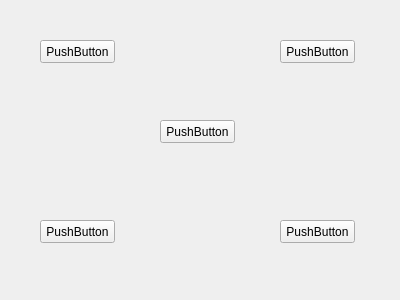
<?xml version="1.0" encoding="UTF-8"?>
<ui version="4.0">
 <class>testwidget</class>
 <widget class="QWidget" name="testwidget">
  <property name="geometry">
   <rect>
    <x>0</x>
    <y>0</y>
    <width>400</width>
    <height>300</height>
   </rect>
  </property>
  <property name="windowTitle">
   <string>Form</string>
  </property>
  <widget class="QPushButton" name="pushButton">
   <property name="geometry">
    <rect>
     <x>40</x>
     <y>40</y>
     <width>75</width>
     <height>23</height>
    </rect>
   </property>
   <property name="text">
    <string>PushButton</string>
   </property>
  </widget>
  <widget class="QPushButton" name="pushButton_2">
   <property name="geometry">
    <rect>
     <x>280</x>
     <y>40</y>
     <width>75</width>
     <height>23</height>
    </rect>
   </property>
   <property name="text">
    <string>PushButton</string>
   </property>
  </widget>
  <widget class="QPushButton" name="pushButton_3">
   <property name="geometry">
    <rect>
     <x>280</x>
     <y>220</y>
     <width>75</width>
     <height>23</height>
    </rect>
   </property>
   <property name="text">
    <string>PushButton</string>
   </property>
  </widget>
  <widget class="QPushButton" name="pushButton_4">
   <property name="geometry">
    <rect>
     <x>40</x>
     <y>220</y>
     <width>75</width>
     <height>23</height>
    </rect>
   </property>
   <property name="text">
    <string>PushButton</string>
   </property>
  </widget>
  <widget class="QPushButton" name="pushButton_5">
   <property name="geometry">
    <rect>
     <x>160</x>
     <y>120</y>
     <width>75</width>
     <height>23</height>
    </rect>
   </property>
   <property name="text">
    <string>PushButton</string>
   </property>
  </widget>
 </widget>
 <resources/>
 <connections/>
</ui>
